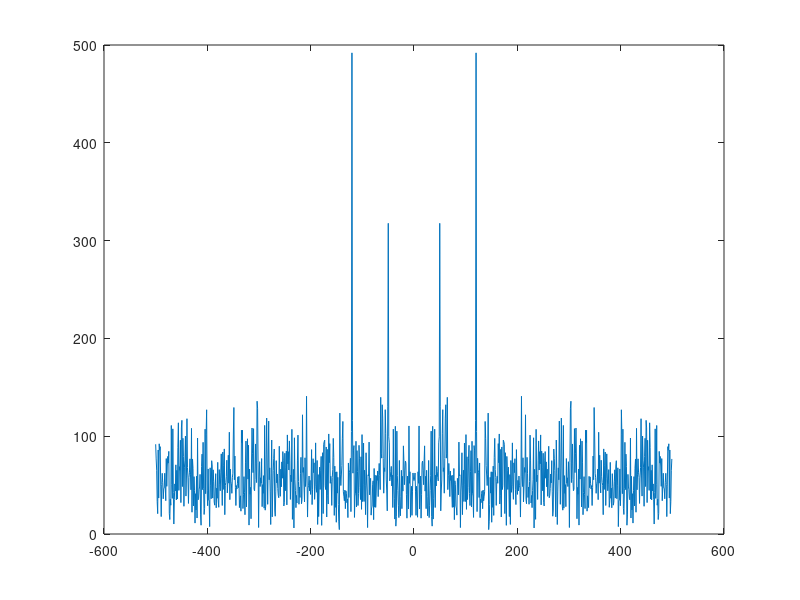

This chart was generated by the following MATLAB code:
load('array.mat'); %loading array.mat from folder
%fs=1000; %sampling frequency [Hz]
%N = 1024; 
F=fftshift(abs(fft(y,N))); %frequency spectrum of your signal, normalises x-axis
newX=-fs/2 : fs/N : fs/2-fs/N; %new x values using sampling frequency
plot(newX, F);
%f = approx. 334Hz